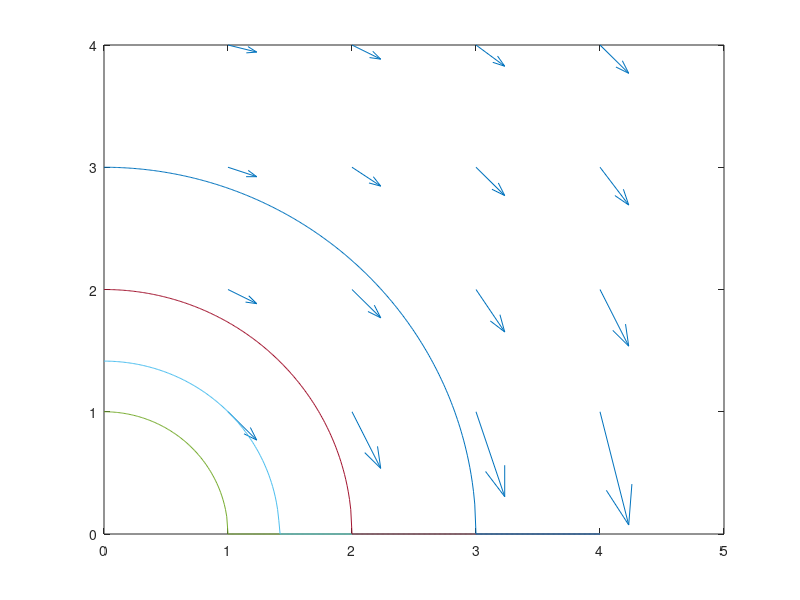

MATLAB code to generate this figure:
[t,y] = meshgrid(1:4,4:-1:1);
dt = ones(4,4);
dy = -t./y;
quiver(t,y,dt,dy);
hold on;
x = 0:0.01:4
z1 = (1-x.^2).^0.5
z2 = (2-x.^2).^0.5
z3 = (4-x.^2).^0.5
z4 = (9-x.^2).^0.5
plot(x,z1,x,z2,x,z3,x,z4)
hold off

